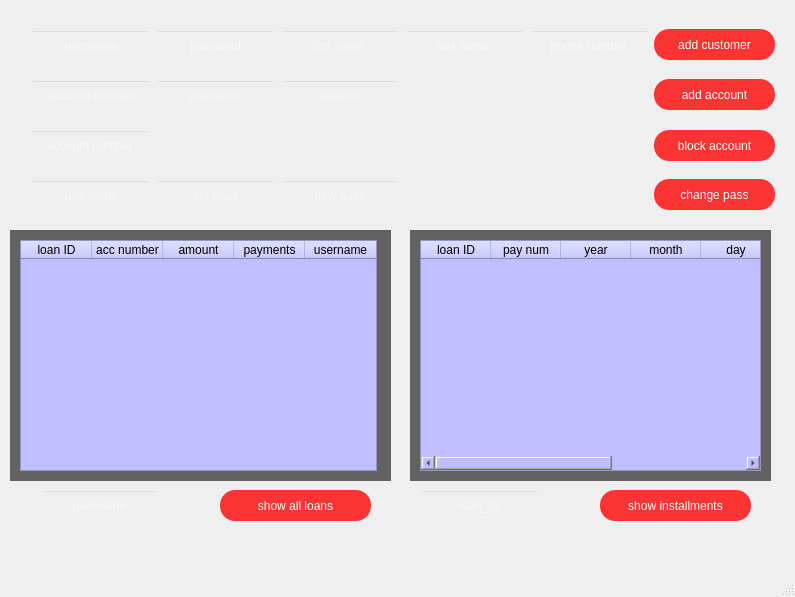
<?xml version="1.0" encoding="UTF-8"?>
<ui version="4.0">
 <class>admin_panel</class>
 <widget class="QMainWindow" name="admin_panel">
  <property name="geometry">
   <rect>
    <x>0</x>
    <y>0</y>
    <width>795</width>
    <height>597</height>
   </rect>
  </property>
  <property name="windowTitle">
   <string>MainWindow</string>
  </property>
  <widget class="QWidget" name="centralwidget">
   <widget class="QLabel" name="background_image">
    <property name="geometry">
     <rect>
      <x>0</x>
      <y>0</y>
      <width>791</width>
      <height>571</height>
     </rect>
    </property>
    <property name="text">
     <string/>
    </property>
    <property name="pixmap">
     <pixmap>utils/images/Untitled.jpg</pixmap>
    </property>
    <property name="scaledContents">
     <bool>true</bool>
    </property>
   </widget>
   <widget class="QLineEdit" name="usr1">
    <property name="geometry">
     <rect>
      <x>31</x>
      <y>30</y>
      <width>120</width>
      <height>31</height>
     </rect>
    </property>
    <property name="styleSheet">
     <string notr="true">background-color:rgba(0,0,0,0);
font: 8pt &quot;MS Shell Dlg 2&quot;;
color:rgb(255, 255, 255);</string>
    </property>
    <property name="text">
     <string/>
    </property>
    <property name="alignment">
     <set>Qt::AlignCenter</set>
    </property>
    <property name="placeholderText">
     <string>username</string>
    </property>
   </widget>
   <widget class="QLineEdit" name="pass1">
    <property name="geometry">
     <rect>
      <x>156</x>
      <y>30</y>
      <width>119</width>
      <height>31</height>
     </rect>
    </property>
    <property name="styleSheet">
     <string notr="true">background-color:rgba(0,0,0,0);
font: 8pt &quot;MS Shell Dlg 2&quot;;
color:rgb(255, 255, 255);</string>
    </property>
    <property name="text">
     <string/>
    </property>
    <property name="alignment">
     <set>Qt::AlignCenter</set>
    </property>
    <property name="placeholderText">
     <string>password</string>
    </property>
   </widget>
   <widget class="QLineEdit" name="fn">
    <property name="geometry">
     <rect>
      <x>280</x>
      <y>30</y>
      <width>120</width>
      <height>31</height>
     </rect>
    </property>
    <property name="styleSheet">
     <string notr="true">background-color:rgba(0,0,0,0);
font: 8pt &quot;MS Shell Dlg 2&quot;;
color:rgb(255, 255, 255);</string>
    </property>
    <property name="text">
     <string/>
    </property>
    <property name="alignment">
     <set>Qt::AlignCenter</set>
    </property>
    <property name="placeholderText">
     <string>first name </string>
    </property>
   </widget>
   <widget class="QLineEdit" name="ln">
    <property name="geometry">
     <rect>
      <x>405</x>
      <y>30</y>
      <width>119</width>
      <height>31</height>
     </rect>
    </property>
    <property name="styleSheet">
     <string notr="true">background-color:rgba(0,0,0,0);
font: 8pt &quot;MS Shell Dlg 2&quot;;
color:rgb(255, 255, 255);</string>
    </property>
    <property name="text">
     <string/>
    </property>
    <property name="alignment">
     <set>Qt::AlignCenter</set>
    </property>
    <property name="placeholderText">
     <string>last name </string>
    </property>
   </widget>
   <widget class="QLineEdit" name="ph">
    <property name="geometry">
     <rect>
      <x>529</x>
      <y>30</y>
      <width>120</width>
      <height>31</height>
     </rect>
    </property>
    <property name="styleSheet">
     <string notr="true">background-color:rgba(0,0,0,0);
font: 8pt &quot;MS Shell Dlg 2&quot;;
color:rgb(255, 255, 255);</string>
    </property>
    <property name="text">
     <string/>
    </property>
    <property name="alignment">
     <set>Qt::AlignCenter</set>
    </property>
    <property name="placeholderText">
     <string>phone number</string>
    </property>
   </widget>
   <widget class="QPushButton" name="AddCustomer">
    <property name="geometry">
     <rect>
      <x>654</x>
      <y>29</y>
      <width>121</width>
      <height>31</height>
     </rect>
    </property>
    <property name="styleSheet">
     <string notr="true">
QPushButton{
 border-radius:15px;
color: rgb(255, 255, 255);
font: 14pt &quot;Cambria&quot;;
background-color: rgb(255, 0, 0,200);
border-style:inset;
}

QPushButton:hover{
 border-radius:15px;
color: rgb(255, 255, 255);
font: 14pt &quot;Cambria&quot;;
background-color: rgb(255, 0, 0);
}

QPushButton:pressed{
 border-radius:15px;
color: rgb(255, 255, 255);
font: 14pt &quot;Cambria&quot;;
background-color: rgb(255, 0, 0,100);
}</string>
    </property>
    <property name="text">
     <string>add customer</string>
    </property>
   </widget>
   <widget class="QPushButton" name="AddAccount">
    <property name="geometry">
     <rect>
      <x>654</x>
      <y>79</y>
      <width>121</width>
      <height>31</height>
     </rect>
    </property>
    <property name="styleSheet">
     <string notr="true">
QPushButton{
 border-radius:15px;
color: rgb(255, 255, 255);
font: 14pt &quot;Cambria&quot;;
background-color: rgb(255, 0, 0,200);
border-style:inset;
}

QPushButton:hover{
 border-radius:15px;
color: rgb(255, 255, 255);
font: 14pt &quot;Cambria&quot;;
background-color: rgb(255, 0, 0);
}

QPushButton:pressed{
 border-radius:15px;
color: rgb(255, 255, 255);
font: 14pt &quot;Cambria&quot;;
background-color: rgb(255, 0, 0,100);
}</string>
    </property>
    <property name="text">
     <string>add account</string>
    </property>
   </widget>
   <widget class="QLineEdit" name="balance">
    <property name="geometry">
     <rect>
      <x>280</x>
      <y>80</y>
      <width>120</width>
      <height>31</height>
     </rect>
    </property>
    <property name="styleSheet">
     <string notr="true">background-color:rgba(0,0,0,0);
font: 8pt &quot;MS Shell Dlg 2&quot;;
color:rgb(255, 255, 255);</string>
    </property>
    <property name="text">
     <string/>
    </property>
    <property name="alignment">
     <set>Qt::AlignCenter</set>
    </property>
    <property name="placeholderText">
     <string>balance</string>
    </property>
   </widget>
   <widget class="QLineEdit" name="acc_num">
    <property name="geometry">
     <rect>
      <x>31</x>
      <y>80</y>
      <width>120</width>
      <height>31</height>
     </rect>
    </property>
    <property name="styleSheet">
     <string notr="true">background-color:rgba(0,0,0,0);
font: 8pt &quot;MS Shell Dlg 2&quot;;
color:rgb(255, 255, 255);</string>
    </property>
    <property name="text">
     <string/>
    </property>
    <property name="alignment">
     <set>Qt::AlignCenter</set>
    </property>
    <property name="placeholderText">
     <string>account number</string>
    </property>
   </widget>
   <widget class="QLineEdit" name="usr2">
    <property name="geometry">
     <rect>
      <x>156</x>
      <y>80</y>
      <width>119</width>
      <height>31</height>
     </rect>
    </property>
    <property name="styleSheet">
     <string notr="true">background-color:rgba(0,0,0,0);
font: 8pt &quot;MS Shell Dlg 2&quot;;
color:rgb(255, 255, 255);</string>
    </property>
    <property name="text">
     <string/>
    </property>
    <property name="alignment">
     <set>Qt::AlignCenter</set>
    </property>
    <property name="placeholderText">
     <string>username</string>
    </property>
   </widget>
   <widget class="QPushButton" name="block_acc">
    <property name="geometry">
     <rect>
      <x>654</x>
      <y>130</y>
      <width>121</width>
      <height>31</height>
     </rect>
    </property>
    <property name="styleSheet">
     <string notr="true">
QPushButton{
 border-radius:15px;
color: rgb(255, 255, 255);
font: 14pt &quot;Cambria&quot;;
background-color: rgb(255, 0, 0,200);
border-style:inset;
}

QPushButton:hover{
 border-radius:15px;
color: rgb(255, 255, 255);
font: 14pt &quot;Cambria&quot;;
background-color: rgb(255, 0, 0);
}

QPushButton:pressed{
 border-radius:15px;
color: rgb(255, 255, 255);
font: 14pt &quot;Cambria&quot;;
background-color: rgb(255, 0, 0,100);
}</string>
    </property>
    <property name="text">
     <string>block account</string>
    </property>
   </widget>
   <widget class="QLineEdit" name="acc_num_2">
    <property name="geometry">
     <rect>
      <x>30</x>
      <y>130</y>
      <width>120</width>
      <height>31</height>
     </rect>
    </property>
    <property name="styleSheet">
     <string notr="true">background-color:rgba(0,0,0,0);
font: 8pt &quot;MS Shell Dlg 2&quot;;
color:rgb(255, 255, 255);</string>
    </property>
    <property name="text">
     <string/>
    </property>
    <property name="alignment">
     <set>Qt::AlignCenter</set>
    </property>
    <property name="placeholderText">
     <string>account number</string>
    </property>
   </widget>
   <widget class="QLineEdit" name="usr3_2">
    <property name="geometry">
     <rect>
      <x>31</x>
      <y>180</y>
      <width>120</width>
      <height>31</height>
     </rect>
    </property>
    <property name="styleSheet">
     <string notr="true">background-color:rgba(0,0,0,0);
font: 8pt &quot;MS Shell Dlg 2&quot;;
color:rgb(255, 255, 255);</string>
    </property>
    <property name="text">
     <string/>
    </property>
    <property name="alignment">
     <set>Qt::AlignCenter</set>
    </property>
    <property name="placeholderText">
     <string>username</string>
    </property>
   </widget>
   <widget class="QPushButton" name="chng">
    <property name="geometry">
     <rect>
      <x>654</x>
      <y>179</y>
      <width>121</width>
      <height>31</height>
     </rect>
    </property>
    <property name="styleSheet">
     <string notr="true">
QPushButton{
 border-radius:15px;
color: rgb(255, 255, 255);
font: 14pt &quot;Cambria&quot;;
background-color: rgb(255, 0, 0,200);
border-style:inset;
}

QPushButton:hover{
 border-radius:15px;
color: rgb(255, 255, 255);
font: 14pt &quot;Cambria&quot;;
background-color: rgb(255, 0, 0);
}

QPushButton:pressed{
 border-radius:15px;
color: rgb(255, 255, 255);
font: 14pt &quot;Cambria&quot;;
background-color: rgb(255, 0, 0,100);
}</string>
    </property>
    <property name="text">
     <string>change pass</string>
    </property>
   </widget>
   <widget class="QLineEdit" name="oldP">
    <property name="geometry">
     <rect>
      <x>156</x>
      <y>180</y>
      <width>119</width>
      <height>31</height>
     </rect>
    </property>
    <property name="styleSheet">
     <string notr="true">background-color:rgba(0,0,0,0);
font: 8pt &quot;MS Shell Dlg 2&quot;;
color:rgb(255, 255, 255);</string>
    </property>
    <property name="text">
     <string/>
    </property>
    <property name="alignment">
     <set>Qt::AlignCenter</set>
    </property>
    <property name="placeholderText">
     <string>old pass</string>
    </property>
   </widget>
   <widget class="QLineEdit" name="newP">
    <property name="geometry">
     <rect>
      <x>280</x>
      <y>180</y>
      <width>120</width>
      <height>31</height>
     </rect>
    </property>
    <property name="styleSheet">
     <string notr="true">background-color:rgba(0,0,0,0);
font: 8pt &quot;MS Shell Dlg 2&quot;;
color:rgb(255, 255, 255);</string>
    </property>
    <property name="text">
     <string/>
    </property>
    <property name="alignment">
     <set>Qt::AlignCenter</set>
    </property>
    <property name="placeholderText">
     <string>new pass</string>
    </property>
   </widget>
   <widget class="QLabel" name="label">
    <property name="geometry">
     <rect>
      <x>10</x>
      <y>230</y>
      <width>381</width>
      <height>251</height>
     </rect>
    </property>
    <property name="styleSheet">
     <string notr="true">background-color: rgb(0, 0, 0,150);</string>
    </property>
    <property name="text">
     <string/>
    </property>
   </widget>
   <widget class="QLabel" name="label_2">
    <property name="geometry">
     <rect>
      <x>410</x>
      <y>230</y>
      <width>361</width>
      <height>251</height>
     </rect>
    </property>
    <property name="styleSheet">
     <string notr="true">background-color: rgb(0, 0, 0,150);</string>
    </property>
    <property name="text">
     <string/>
    </property>
   </widget>
   <widget class="QLineEdit" name="usr4">
    <property name="geometry">
     <rect>
      <x>40</x>
      <y>490</y>
      <width>119</width>
      <height>31</height>
     </rect>
    </property>
    <property name="styleSheet">
     <string notr="true">background-color:rgba(0,0,0,0);
font: 8pt &quot;MS Shell Dlg 2&quot;;
color:rgb(255, 255, 255);</string>
    </property>
    <property name="text">
     <string/>
    </property>
    <property name="alignment">
     <set>Qt::AlignCenter</set>
    </property>
    <property name="placeholderText">
     <string>username</string>
    </property>
   </widget>
   <widget class="QLineEdit" name="loanID">
    <property name="geometry">
     <rect>
      <x>420</x>
      <y>490</y>
      <width>119</width>
      <height>31</height>
     </rect>
    </property>
    <property name="styleSheet">
     <string notr="true">background-color:rgba(0,0,0,0);
font: 8pt &quot;MS Shell Dlg 2&quot;;
color:rgb(255, 255, 255);</string>
    </property>
    <property name="text">
     <string/>
    </property>
    <property name="alignment">
     <set>Qt::AlignCenter</set>
    </property>
    <property name="placeholderText">
     <string>loan_ID</string>
    </property>
   </widget>
   <widget class="QPushButton" name="loanbutt">
    <property name="geometry">
     <rect>
      <x>220</x>
      <y>490</y>
      <width>151</width>
      <height>31</height>
     </rect>
    </property>
    <property name="styleSheet">
     <string notr="true">
QPushButton{
 border-radius:15px;
color: rgb(255, 255, 255);
font: 14pt &quot;Cambria&quot;;
background-color: rgb(255, 0, 0,200);
border-style:inset;
}

QPushButton:hover{
 border-radius:15px;
color: rgb(255, 255, 255);
font: 14pt &quot;Cambria&quot;;
background-color: rgb(255, 0, 0);
}

QPushButton:pressed{
 border-radius:15px;
color: rgb(255, 255, 255);
font: 14pt &quot;Cambria&quot;;
background-color: rgb(255, 0, 0,100);
}</string>
    </property>
    <property name="text">
     <string>show all loans</string>
    </property>
   </widget>
   <widget class="QPushButton" name="installmentBut">
    <property name="geometry">
     <rect>
      <x>600</x>
      <y>490</y>
      <width>151</width>
      <height>31</height>
     </rect>
    </property>
    <property name="styleSheet">
     <string notr="true">
QPushButton{
 border-radius:15px;
color: rgb(255, 255, 255);
font: 14pt &quot;Cambria&quot;;
background-color: rgb(255, 0, 0,200);
border-style:inset;
}

QPushButton:hover{
 border-radius:15px;
color: rgb(255, 255, 255);
font: 14pt &quot;Cambria&quot;;
background-color: rgb(255, 0, 0);
}

QPushButton:pressed{
 border-radius:15px;
color: rgb(255, 255, 255);
font: 14pt &quot;Cambria&quot;;
background-color: rgb(255, 0, 0,100);
}</string>
    </property>
    <property name="text">
     <string>show installments</string>
    </property>
   </widget>
   <widget class="QTableWidget" name="tableWidget">
    <property name="geometry">
     <rect>
      <x>20</x>
      <y>240</y>
      <width>357</width>
      <height>231</height>
     </rect>
    </property>
    <property name="autoFillBackground">
     <bool>false</bool>
    </property>
    <property name="styleSheet">
     <string notr="true">background-color: rgb(192, 190, 255);</string>
    </property>
    <property name="verticalScrollBarPolicy">
     <enum>Qt::ScrollBarAsNeeded</enum>
    </property>
    <attribute name="horizontalHeaderVisible">
     <bool>true</bool>
    </attribute>
    <attribute name="horizontalHeaderCascadingSectionResizes">
     <bool>false</bool>
    </attribute>
    <attribute name="horizontalHeaderDefaultSectionSize">
     <number>71</number>
    </attribute>
    <attribute name="horizontalHeaderHighlightSections">
     <bool>true</bool>
    </attribute>
    <column>
     <property name="text">
      <string>loan ID</string>
     </property>
    </column>
    <column>
     <property name="text">
      <string>acc number</string>
     </property>
    </column>
    <column>
     <property name="text">
      <string>amount</string>
     </property>
    </column>
    <column>
     <property name="text">
      <string>payments</string>
     </property>
    </column>
    <column>
     <property name="text">
      <string>username</string>
     </property>
    </column>
   </widget>
   <widget class="QTableWidget" name="tableWidget_2">
    <property name="geometry">
     <rect>
      <x>420</x>
      <y>240</y>
      <width>341</width>
      <height>231</height>
     </rect>
    </property>
    <property name="styleSheet">
     <string notr="true">background-color: rgb(192, 190, 255);</string>
    </property>
    <attribute name="horizontalHeaderDefaultSectionSize">
     <number>70</number>
    </attribute>
    <column>
     <property name="text">
      <string>loan ID</string>
     </property>
    </column>
    <column>
     <property name="text">
      <string>pay num</string>
     </property>
    </column>
    <column>
     <property name="text">
      <string>year</string>
     </property>
    </column>
    <column>
     <property name="text">
      <string>month</string>
     </property>
    </column>
    <column>
     <property name="text">
      <string>day</string>
     </property>
    </column>
    <column>
     <property name="text">
      <string>amount</string>
     </property>
    </column>
    <column>
     <property name="text">
      <string>paid</string>
     </property>
    </column>
   </widget>
  </widget>
  <widget class="QMenuBar" name="menubar">
   <property name="geometry">
    <rect>
     <x>0</x>
     <y>0</y>
     <width>795</width>
     <height>21</height>
    </rect>
   </property>
  </widget>
  <widget class="QStatusBar" name="statusbar"/>
 </widget>
 <resources/>
 <connections/>
</ui>
